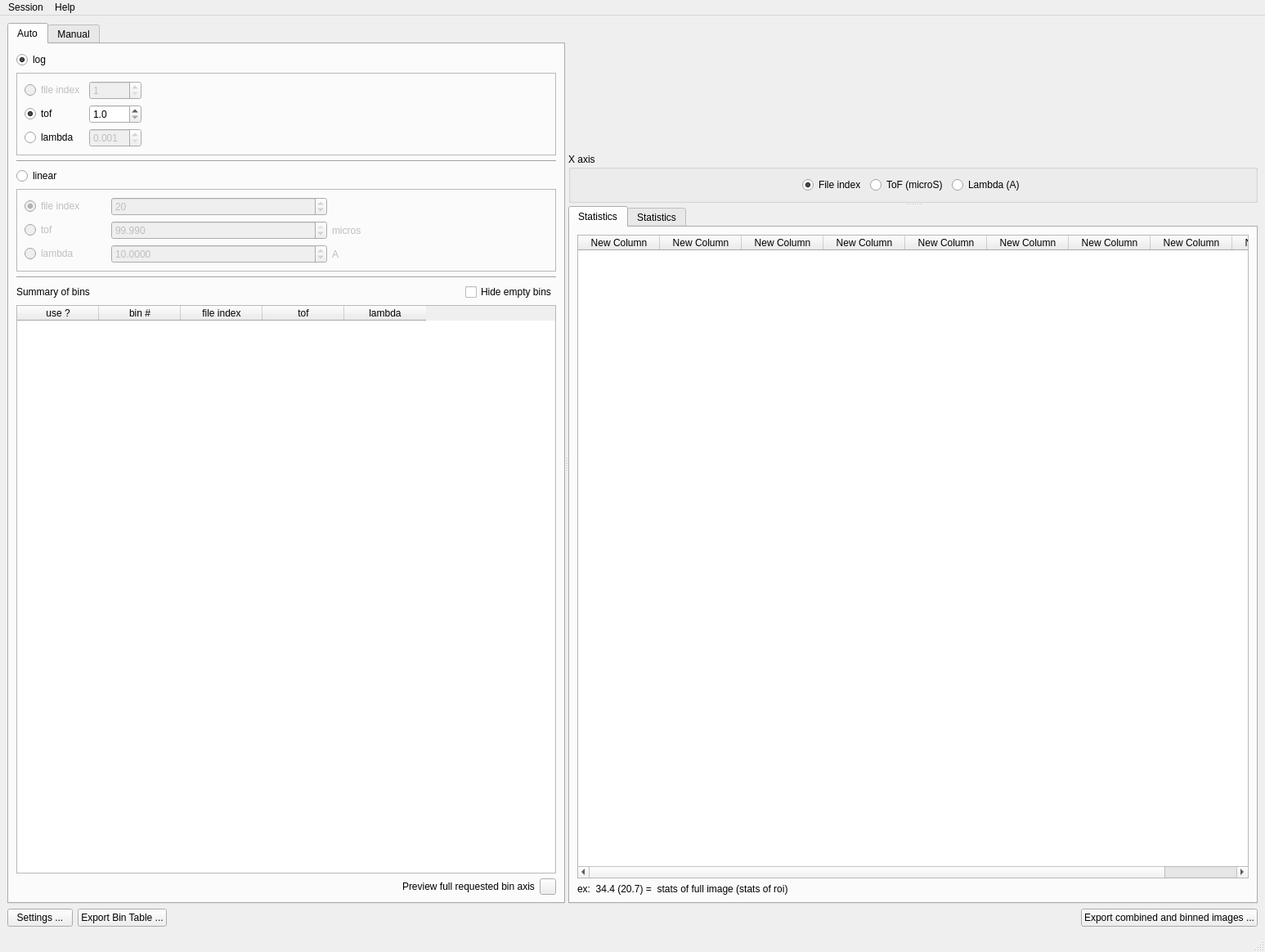
<?xml version="1.0" encoding="UTF-8"?>
<ui version="4.0">
 <class>MainWindow</class>
 <widget class="QMainWindow" name="MainWindow">
  <property name="geometry">
   <rect>
    <x>0</x>
    <y>0</y>
    <width>1547</width>
    <height>1164</height>
   </rect>
  </property>
  <property name="windowTitle">
   <string>maverick</string>
  </property>
  <widget class="QWidget" name="centralwidget">
   <layout class="QVBoxLayout" name="verticalLayout">
    <item>
     <widget class="QSplitter" name="bin_horizontal_splitter">
      <property name="orientation">
       <enum>Qt::Horizontal</enum>
      </property>
      <widget class="QTabWidget" name="bin_tabWidget">
       <property name="maximumSize">
        <size>
         <width>1677215</width>
         <height>16777215</height>
        </size>
       </property>
       <property name="currentIndex">
        <number>0</number>
       </property>
       <widget class="QWidget" name="tab">
        <attribute name="title">
         <string>Auto</string>
        </attribute>
        <layout class="QVBoxLayout" name="verticalLayout_3">
         <item>
          <widget class="QRadioButton" name="auto_log_radioButton">
           <property name="minimumSize">
            <size>
             <width>100</width>
             <height>0</height>
            </size>
           </property>
           <property name="maximumSize">
            <size>
             <width>100</width>
             <height>16777215</height>
            </size>
           </property>
           <property name="text">
            <string>log</string>
           </property>
           <property name="checked">
            <bool>true</bool>
           </property>
          </widget>
         </item>
         <item>
          <widget class="QFrame" name="bin_auto_log_frame">
           <property name="sizePolicy">
            <sizepolicy hsizetype="Minimum" vsizetype="Preferred">
             <horstretch>0</horstretch>
             <verstretch>0</verstretch>
            </sizepolicy>
           </property>
           <property name="frameShape">
            <enum>QFrame::StyledPanel</enum>
           </property>
           <property name="frameShadow">
            <enum>QFrame::Raised</enum>
           </property>
           <layout class="QGridLayout" name="gridLayout">
            <item row="0" column="0">
             <widget class="QRadioButton" name="bin_auto_log_file_index_radioButton">
              <property name="enabled">
               <bool>false</bool>
              </property>
              <property name="text">
               <string>file index</string>
              </property>
              <property name="checked">
               <bool>false</bool>
              </property>
             </widget>
            </item>
            <item row="1" column="0">
             <widget class="QRadioButton" name="bin_auto_log_tof_radioButton">
              <property name="text">
               <string>tof</string>
              </property>
              <property name="checked">
               <bool>true</bool>
              </property>
             </widget>
            </item>
            <item row="1" column="2">
             <spacer name="horizontalSpacer_6">
              <property name="orientation">
               <enum>Qt::Horizontal</enum>
              </property>
              <property name="sizeHint" stdset="0">
               <size>
                <width>40</width>
                <height>20</height>
               </size>
              </property>
             </spacer>
            </item>
            <item row="2" column="1">
             <widget class="QDoubleSpinBox" name="auto_log_lambda_doubleSpinBox">
              <property name="enabled">
               <bool>false</bool>
              </property>
              <property name="maximumSize">
               <size>
                <width>200</width>
                <height>16777215</height>
               </size>
              </property>
              <property name="decimals">
               <number>3</number>
              </property>
              <property name="minimum">
               <double>0.001000000000000</double>
              </property>
             </widget>
            </item>
            <item row="0" column="1">
             <widget class="QSpinBox" name="auto_log_file_index_spinBox">
              <property name="enabled">
               <bool>false</bool>
              </property>
              <property name="minimum">
               <number>1</number>
              </property>
              <property name="maximum">
               <number>2000</number>
              </property>
             </widget>
            </item>
            <item row="1" column="1">
             <widget class="QDoubleSpinBox" name="auto_log_tof_doubleSpinBox">
              <property name="enabled">
               <bool>true</bool>
              </property>
              <property name="maximumSize">
               <size>
                <width>200</width>
                <height>16777215</height>
               </size>
              </property>
              <property name="decimals">
               <number>1</number>
              </property>
              <property name="minimum">
               <double>1.000000000000000</double>
              </property>
             </widget>
            </item>
            <item row="2" column="0">
             <widget class="QRadioButton" name="bin_auto_log_lambda_radioButton">
              <property name="text">
               <string>lambda</string>
              </property>
             </widget>
            </item>
           </layout>
          </widget>
         </item>
         <item>
          <widget class="Line" name="line">
           <property name="orientation">
            <enum>Qt::Horizontal</enum>
           </property>
          </widget>
         </item>
         <item>
          <widget class="QRadioButton" name="auto_linear_radioButton">
           <property name="minimumSize">
            <size>
             <width>100</width>
             <height>0</height>
            </size>
           </property>
           <property name="maximumSize">
            <size>
             <width>100</width>
             <height>16777215</height>
            </size>
           </property>
           <property name="text">
            <string>linear</string>
           </property>
          </widget>
         </item>
         <item>
          <widget class="QFrame" name="bin_auto_linear_frame">
           <property name="enabled">
            <bool>false</bool>
           </property>
           <property name="sizePolicy">
            <sizepolicy hsizetype="Minimum" vsizetype="Preferred">
             <horstretch>0</horstretch>
             <verstretch>0</verstretch>
            </sizepolicy>
           </property>
           <property name="frameShape">
            <enum>QFrame::StyledPanel</enum>
           </property>
           <property name="frameShadow">
            <enum>QFrame::Raised</enum>
           </property>
           <layout class="QGridLayout" name="gridLayout_4">
            <item row="2" column="0">
             <widget class="QRadioButton" name="auto_linear_lambda_radioButton">
              <property name="text">
               <string>lambda</string>
              </property>
             </widget>
            </item>
            <item row="1" column="0">
             <widget class="QRadioButton" name="auto_linear_tof_radioButton">
              <property name="text">
               <string>tof</string>
              </property>
             </widget>
            </item>
            <item row="0" column="0">
             <widget class="QRadioButton" name="auto_linear_file_index_radioButton">
              <property name="minimumSize">
               <size>
                <width>50</width>
                <height>0</height>
               </size>
              </property>
              <property name="maximumSize">
               <size>
                <width>100</width>
                <height>16777215</height>
               </size>
              </property>
              <property name="text">
               <string>file index</string>
              </property>
              <property name="checked">
               <bool>true</bool>
              </property>
             </widget>
            </item>
            <item row="1" column="1">
             <widget class="QDoubleSpinBox" name="auto_linear_tof_doubleSpinBox">
              <property name="enabled">
               <bool>false</bool>
              </property>
              <property name="decimals">
               <number>3</number>
              </property>
              <property name="minimum">
               <double>1.000000000000000</double>
              </property>
              <property name="value">
               <double>99.989999999999995</double>
              </property>
             </widget>
            </item>
            <item row="2" column="1">
             <widget class="QDoubleSpinBox" name="auto_linear_lambda_doubleSpinBox">
              <property name="enabled">
               <bool>false</bool>
              </property>
              <property name="decimals">
               <number>4</number>
              </property>
              <property name="minimum">
               <double>0.000100000000000</double>
              </property>
              <property name="maximum">
               <double>20.000000000000000</double>
              </property>
              <property name="singleStep">
               <double>0.010000000000000</double>
              </property>
              <property name="value">
               <double>10.000000000000000</double>
              </property>
             </widget>
            </item>
            <item row="1" column="2">
             <widget class="QLabel" name="bin_auto_linear_tof_units_label">
              <property name="enabled">
               <bool>false</bool>
              </property>
              <property name="text">
               <string>micros</string>
              </property>
             </widget>
            </item>
            <item row="2" column="2">
             <widget class="QLabel" name="bin_auto_linear_lambda_units_label">
              <property name="enabled">
               <bool>false</bool>
              </property>
              <property name="text">
               <string>A</string>
              </property>
             </widget>
            </item>
            <item row="0" column="1">
             <widget class="QSpinBox" name="auto_linear_file_index_spinBox">
              <property name="minimum">
               <number>1</number>
              </property>
              <property name="maximum">
               <number>2000</number>
              </property>
              <property name="value">
               <number>20</number>
              </property>
             </widget>
            </item>
           </layout>
          </widget>
         </item>
         <item>
          <widget class="Line" name="line_2">
           <property name="orientation">
            <enum>Qt::Horizontal</enum>
           </property>
          </widget>
         </item>
         <item>
          <layout class="QHBoxLayout" name="horizontalLayout_6">
           <item>
            <widget class="QLabel" name="label_9">
             <property name="text">
              <string>Summary of bins</string>
             </property>
            </widget>
           </item>
           <item>
            <spacer name="horizontalSpacer_7">
             <property name="orientation">
              <enum>Qt::Horizontal</enum>
             </property>
             <property name="sizeHint" stdset="0">
              <size>
               <width>40</width>
               <height>20</height>
              </size>
             </property>
            </spacer>
           </item>
           <item>
            <widget class="QCheckBox" name="bin_auto_hide_empty_bins_checkBox">
             <property name="text">
              <string>Hide empty bins</string>
             </property>
            </widget>
           </item>
          </layout>
         </item>
         <item>
          <widget class="QTableWidget" name="bin_auto_tableWidget">
           <property name="contextMenuPolicy">
            <enum>Qt::CustomContextMenu</enum>
           </property>
           <property name="alternatingRowColors">
            <bool>true</bool>
           </property>
           <property name="selectionMode">
            <enum>QAbstractItemView::MultiSelection</enum>
           </property>
           <property name="selectionBehavior">
            <enum>QAbstractItemView::SelectRows</enum>
           </property>
           <attribute name="verticalHeaderVisible">
            <bool>false</bool>
           </attribute>
           <column>
            <property name="text">
             <string>use ?</string>
            </property>
           </column>
           <column>
            <property name="text">
             <string>bin #</string>
            </property>
           </column>
           <column>
            <property name="text">
             <string>file index</string>
            </property>
           </column>
           <column>
            <property name="text">
             <string>tof</string>
            </property>
           </column>
           <column>
            <property name="text">
             <string>lambda</string>
            </property>
           </column>
          </widget>
         </item>
         <item>
          <layout class="QHBoxLayout" name="horizontalLayout_7">
           <item>
            <spacer name="horizontalSpacer_8">
             <property name="orientation">
              <enum>Qt::Horizontal</enum>
             </property>
             <property name="sizeHint" stdset="0">
              <size>
               <width>40</width>
               <height>20</height>
              </size>
             </property>
            </spacer>
           </item>
           <item>
            <widget class="QLabel" name="label_8">
             <property name="text">
              <string>Preview full requested bin axis</string>
             </property>
            </widget>
           </item>
           <item>
            <widget class="QPushButton" name="visualize_auto_bins_axis_generated_pushButton">
             <property name="minimumSize">
              <size>
               <width>20</width>
               <height>20</height>
              </size>
             </property>
             <property name="maximumSize">
              <size>
               <width>20</width>
               <height>20</height>
              </size>
             </property>
             <property name="sizeIncrement">
              <size>
               <width>20</width>
               <height>0</height>
              </size>
             </property>
             <property name="toolTip">
              <string/>
             </property>
             <property name="toolTipDuration">
              <number>4</number>
             </property>
             <property name="whatsThis">
              <string extracomment="aa"/>
             </property>
             <property name="text">
              <string extracomment="bb"/>
             </property>
            </widget>
           </item>
          </layout>
         </item>
        </layout>
       </widget>
       <widget class="QWidget" name="tab_2">
        <attribute name="title">
         <string>Manual</string>
        </attribute>
        <layout class="QVBoxLayout" name="verticalLayout_4">
         <item>
          <layout class="QHBoxLayout" name="horizontalLayout_8">
           <item>
            <widget class="QPushButton" name="bin_import_auto_mode_table_button">
             <property name="text">
              <string>Import auto. mode table</string>
             </property>
            </widget>
           </item>
           <item>
            <spacer name="horizontalSpacer_9">
             <property name="orientation">
              <enum>Qt::Horizontal</enum>
             </property>
             <property name="sizeHint" stdset="0">
              <size>
               <width>40</width>
               <height>20</height>
              </size>
             </property>
            </spacer>
           </item>
           <item>
            <widget class="QPushButton" name="bin_manual_add_pushButton">
             <property name="minimumSize">
              <size>
               <width>100</width>
               <height>20</height>
              </size>
             </property>
             <property name="maximumSize">
              <size>
               <width>100</width>
               <height>20</height>
              </size>
             </property>
             <property name="text">
              <string>Add a new bin</string>
             </property>
            </widget>
           </item>
          </layout>
         </item>
         <item>
          <widget class="QTableWidget" name="bin_manual_tableWidget">
           <property name="contextMenuPolicy">
            <enum>Qt::CustomContextMenu</enum>
           </property>
           <property name="selectionMode">
            <enum>QAbstractItemView::SingleSelection</enum>
           </property>
           <property name="selectionBehavior">
            <enum>QAbstractItemView::SelectRows</enum>
           </property>
           <attribute name="verticalHeaderVisible">
            <bool>false</bool>
           </attribute>
           <column>
            <property name="text">
             <string>col0</string>
            </property>
           </column>
           <column>
            <property name="text">
             <string>col1</string>
            </property>
           </column>
           <column>
            <property name="text">
             <string>col2</string>
            </property>
           </column>
           <column>
            <property name="text">
             <string>col3</string>
            </property>
           </column>
          </widget>
         </item>
        </layout>
       </widget>
      </widget>
      <widget class="QSplitter" name="bin_vertical_splitter">
       <property name="orientation">
        <enum>Qt::Vertical</enum>
       </property>
       <widget class="QWidget" name="layoutWidget">
        <layout class="QVBoxLayout" name="verticalLayout_5">
         <item>
          <widget class="QWidget" name="bin_widget" native="true">
           <property name="sizePolicy">
            <sizepolicy hsizetype="Expanding" vsizetype="Expanding">
             <horstretch>0</horstretch>
             <verstretch>0</verstretch>
            </sizepolicy>
           </property>
          </widget>
         </item>
         <item>
          <widget class="QGroupBox" name="groupBox_3">
           <property name="title">
            <string>X axis</string>
           </property>
           <layout class="QHBoxLayout" name="horizontalLayout">
            <item>
             <spacer name="horizontalSpacer_2">
              <property name="orientation">
               <enum>Qt::Horizontal</enum>
              </property>
              <property name="sizeHint" stdset="0">
               <size>
                <width>40</width>
                <height>20</height>
               </size>
              </property>
             </spacer>
            </item>
            <item>
             <widget class="QRadioButton" name="bin_file_index_radioButton">
              <property name="text">
               <string>File index</string>
              </property>
              <property name="checked">
               <bool>true</bool>
              </property>
             </widget>
            </item>
            <item>
             <widget class="QRadioButton" name="bin_tof_radioButton">
              <property name="text">
               <string>ToF (microS)</string>
              </property>
             </widget>
            </item>
            <item>
             <widget class="QRadioButton" name="bin_lambda_radioButton">
              <property name="text">
               <string>Lambda (A)</string>
              </property>
             </widget>
            </item>
            <item>
             <spacer name="horizontalSpacer_3">
              <property name="orientation">
               <enum>Qt::Horizontal</enum>
              </property>
              <property name="sizeHint" stdset="0">
               <size>
                <width>40</width>
                <height>20</height>
               </size>
              </property>
             </spacer>
            </item>
           </layout>
          </widget>
         </item>
        </layout>
       </widget>
       <widget class="QTabWidget" name="stats_tabWidget">
        <property name="currentIndex">
         <number>0</number>
        </property>
        <widget class="QWidget" name="tab_6">
         <attribute name="title">
          <string>Statistics</string>
         </attribute>
         <layout class="QVBoxLayout" name="verticalLayout_11">
          <item>
           <widget class="QTableWidget" name="statistics_tableWidget">
            <column>
             <property name="text">
              <string>New Column</string>
             </property>
            </column>
            <column>
             <property name="text">
              <string>New Column</string>
             </property>
            </column>
            <column>
             <property name="text">
              <string>New Column</string>
             </property>
            </column>
            <column>
             <property name="text">
              <string>New Column</string>
             </property>
            </column>
            <column>
             <property name="text">
              <string>New Column</string>
             </property>
            </column>
            <column>
             <property name="text">
              <string>New Column</string>
             </property>
            </column>
            <column>
             <property name="text">
              <string>New Column</string>
             </property>
            </column>
            <column>
             <property name="text">
              <string>New Column</string>
             </property>
            </column>
            <column>
             <property name="text">
              <string>New Column</string>
             </property>
            </column>
           </widget>
          </item>
          <item>
           <widget class="QLabel" name="label_7">
            <property name="text">
             <string>ex:  34.4 (20.7) =  stats of full image (stats of roi)</string>
            </property>
           </widget>
          </item>
         </layout>
        </widget>
        <widget class="QWidget" name="tab_7">
         <attribute name="title">
          <string>Statistics</string>
         </attribute>
         <layout class="QVBoxLayout" name="verticalLayout_12">
          <item>
           <widget class="QComboBox" name="bin_stats_comboBox"/>
          </item>
          <item>
           <widget class="QWidget" name="statistics_plot_widget" native="true"/>
          </item>
         </layout>
        </widget>
       </widget>
      </widget>
     </widget>
    </item>
    <item>
     <layout class="QHBoxLayout" name="horizontalLayout_2">
      <item>
       <widget class="QPushButton" name="bin_settings_pushButton">
        <property name="text">
         <string>Settings ...</string>
        </property>
       </widget>
      </item>
      <item>
       <widget class="QPushButton" name="export_bin_table_pushButton">
        <property name="text">
         <string>Export Bin Table ...</string>
        </property>
       </widget>
      </item>
      <item>
       <spacer name="horizontalSpacer">
        <property name="orientation">
         <enum>Qt::Horizontal</enum>
        </property>
        <property name="sizeHint" stdset="0">
         <size>
          <width>40</width>
          <height>20</height>
         </size>
        </property>
       </spacer>
      </item>
      <item>
       <widget class="QPushButton" name="pushButton_3">
        <property name="text">
         <string>Export combined and binned images ...</string>
        </property>
       </widget>
      </item>
     </layout>
    </item>
   </layout>
  </widget>
  <widget class="QMenuBar" name="menubar">
   <property name="geometry">
    <rect>
     <x>0</x>
     <y>0</y>
     <width>1547</width>
     <height>24</height>
    </rect>
   </property>
   <widget class="QMenu" name="menuSession">
    <property name="title">
     <string>Session</string>
    </property>
    <addaction name="actionLoad"/>
    <addaction name="actionSave"/>
   </widget>
   <widget class="QMenu" name="menuHelp">
    <property name="title">
     <string>Help</string>
    </property>
    <addaction name="actionLog"/>
   </widget>
   <addaction name="menuSession"/>
   <addaction name="menuHelp"/>
  </widget>
  <widget class="QStatusBar" name="statusbar"/>
  <action name="actionLoad">
   <property name="text">
    <string>Load ...</string>
   </property>
   <property name="shortcut">
    <string>Ctrl+O</string>
   </property>
  </action>
  <action name="actionSave">
   <property name="text">
    <string>Save ...</string>
   </property>
   <property name="shortcut">
    <string>Ctrl+S</string>
   </property>
  </action>
  <action name="actionLog">
   <property name="text">
    <string>Log ...</string>
   </property>
   <property name="shortcut">
    <string>Ctrl+L</string>
   </property>
  </action>
 </widget>
 <resources/>
 <connections>
  <connection>
   <sender>actionLoad</sender>
   <signal>triggered()</signal>
   <receiver>MainWindow</receiver>
   <slot>session_load_clicked()</slot>
   <hints>
    <hint type="sourcelabel">
     <x>-1</x>
     <y>-1</y>
    </hint>
    <hint type="destinationlabel">
     <x>749</x>
     <y>491</y>
    </hint>
   </hints>
  </connection>
  <connection>
   <sender>actionSave</sender>
   <signal>triggered()</signal>
   <receiver>MainWindow</receiver>
   <slot>session_save_clicked()</slot>
   <hints>
    <hint type="sourcelabel">
     <x>-1</x>
     <y>-1</y>
    </hint>
    <hint type="destinationlabel">
     <x>749</x>
     <y>491</y>
    </hint>
   </hints>
  </connection>
  <connection>
   <sender>actionLog</sender>
   <signal>triggered()</signal>
   <receiver>MainWindow</receiver>
   <slot>help_log_clicked()</slot>
   <hints>
    <hint type="sourcelabel">
     <x>-1</x>
     <y>-1</y>
    </hint>
    <hint type="destinationlabel">
     <x>749</x>
     <y>491</y>
    </hint>
   </hints>
  </connection>
  <connection>
   <sender>bin_file_index_radioButton</sender>
   <signal>clicked()</signal>
   <receiver>MainWindow</receiver>
   <slot>bin_xaxis_changed()</slot>
   <hints>
    <hint type="sourcelabel">
     <x>1020</x>
     <y>200</y>
    </hint>
    <hint type="destinationlabel">
     <x>1002</x>
     <y>1</y>
    </hint>
   </hints>
  </connection>
  <connection>
   <sender>bin_tof_radioButton</sender>
   <signal>clicked()</signal>
   <receiver>MainWindow</receiver>
   <slot>bin_xaxis_changed()</slot>
   <hints>
    <hint type="sourcelabel">
     <x>1134</x>
     <y>200</y>
    </hint>
    <hint type="destinationlabel">
     <x>1143</x>
     <y>-3</y>
    </hint>
   </hints>
  </connection>
  <connection>
   <sender>bin_lambda_radioButton</sender>
   <signal>clicked()</signal>
   <receiver>MainWindow</receiver>
   <slot>bin_xaxis_changed()</slot>
   <hints>
    <hint type="sourcelabel">
     <x>1240</x>
     <y>200</y>
    </hint>
    <hint type="destinationlabel">
     <x>1307</x>
     <y>-4</y>
    </hint>
   </hints>
  </connection>
  <connection>
   <sender>bin_tabWidget</sender>
   <signal>currentChanged(int)</signal>
   <receiver>MainWindow</receiver>
   <slot>bin_auto_manual_tab_changed()</slot>
   <hints>
    <hint type="sourcelabel">
     <x>334</x>
     <y>77</y>
    </hint>
    <hint type="destinationlabel">
     <x>289</x>
     <y>25</y>
    </hint>
   </hints>
  </connection>
  <connection>
   <sender>auto_log_radioButton</sender>
   <signal>clicked()</signal>
   <receiver>MainWindow</receiver>
   <slot>bin_auto_log_linear_radioButton_changed()</slot>
   <hints>
    <hint type="sourcelabel">
     <x>67</x>
     <y>117</y>
    </hint>
    <hint type="destinationlabel">
     <x>7</x>
     <y>108</y>
    </hint>
   </hints>
  </connection>
  <connection>
   <sender>auto_linear_radioButton</sender>
   <signal>clicked()</signal>
   <receiver>MainWindow</receiver>
   <slot>bin_auto_log_linear_radioButton_changed()</slot>
   <hints>
    <hint type="sourcelabel">
     <x>74</x>
     <y>289</y>
    </hint>
    <hint type="destinationlabel">
     <x>8</x>
     <y>307</y>
    </hint>
   </hints>
  </connection>
  <connection>
   <sender>auto_log_lambda_doubleSpinBox</sender>
   <signal>editingFinished()</signal>
   <receiver>MainWindow</receiver>
   <slot>bin_auto_log_lambda_changed()</slot>
   <hints>
    <hint type="sourcelabel">
     <x>193</x>
     <y>228</y>
    </hint>
    <hint type="destinationlabel">
     <x>6</x>
     <y>231</y>
    </hint>
   </hints>
  </connection>
  <connection>
   <sender>auto_log_tof_doubleSpinBox</sender>
   <signal>editingFinished()</signal>
   <receiver>MainWindow</receiver>
   <slot>bin_auto_log_tof_changed()</slot>
   <hints>
    <hint type="sourcelabel">
     <x>181</x>
     <y>195</y>
    </hint>
    <hint type="destinationlabel">
     <x>6</x>
     <y>196</y>
    </hint>
   </hints>
  </connection>
  <connection>
   <sender>auto_linear_tof_doubleSpinBox</sender>
   <signal>editingFinished()</signal>
   <receiver>MainWindow</receiver>
   <slot>bin_auto_linear_tof_changed()</slot>
   <hints>
    <hint type="sourcelabel">
     <x>274</x>
     <y>367</y>
    </hint>
    <hint type="destinationlabel">
     <x>5</x>
     <y>399</y>
    </hint>
   </hints>
  </connection>
  <connection>
   <sender>auto_linear_lambda_doubleSpinBox</sender>
   <signal>editingFinished()</signal>
   <receiver>MainWindow</receiver>
   <slot>bin_auto_linear_lambda_changed()</slot>
   <hints>
    <hint type="sourcelabel">
     <x>283</x>
     <y>401</y>
    </hint>
    <hint type="destinationlabel">
     <x>6</x>
     <y>448</y>
    </hint>
   </hints>
  </connection>
  <connection>
   <sender>auto_linear_file_index_spinBox</sender>
   <signal>editingFinished()</signal>
   <receiver>MainWindow</receiver>
   <slot>bin_auto_linear_file_index_changed()</slot>
   <hints>
    <hint type="sourcelabel">
     <x>295</x>
     <y>333</y>
    </hint>
    <hint type="destinationlabel">
     <x>424</x>
     <y>25</y>
    </hint>
   </hints>
  </connection>
  <connection>
   <sender>auto_log_file_index_spinBox</sender>
   <signal>editingFinished()</signal>
   <receiver>MainWindow</receiver>
   <slot>bin_auto_log_file_index_changed()</slot>
   <hints>
    <hint type="sourcelabel">
     <x>178</x>
     <y>162</y>
    </hint>
    <hint type="destinationlabel">
     <x>396</x>
     <y>-11</y>
    </hint>
   </hints>
  </connection>
  <connection>
   <sender>auto_linear_file_index_radioButton</sender>
   <signal>clicked()</signal>
   <receiver>MainWindow</receiver>
   <slot>auto_linear_radioButton_changed()</slot>
   <hints>
    <hint type="sourcelabel">
     <x>110</x>
     <y>327</y>
    </hint>
    <hint type="destinationlabel">
     <x>6</x>
     <y>347</y>
    </hint>
   </hints>
  </connection>
  <connection>
   <sender>auto_linear_tof_radioButton</sender>
   <signal>clicked()</signal>
   <receiver>MainWindow</receiver>
   <slot>auto_linear_radioButton_changed()</slot>
   <hints>
    <hint type="sourcelabel">
     <x>95</x>
     <y>358</y>
    </hint>
    <hint type="destinationlabel">
     <x>5</x>
     <y>380</y>
    </hint>
   </hints>
  </connection>
  <connection>
   <sender>auto_linear_lambda_radioButton</sender>
   <signal>clicked()</signal>
   <receiver>MainWindow</receiver>
   <slot>auto_linear_radioButton_changed()</slot>
   <hints>
    <hint type="sourcelabel">
     <x>102</x>
     <y>393</y>
    </hint>
    <hint type="destinationlabel">
     <x>4</x>
     <y>430</y>
    </hint>
   </hints>
  </connection>
  <connection>
   <sender>bin_auto_log_file_index_radioButton</sender>
   <signal>clicked()</signal>
   <receiver>MainWindow</receiver>
   <slot>auto_log_radioButton_changed()</slot>
   <hints>
    <hint type="sourcelabel">
     <x>97</x>
     <y>154</y>
    </hint>
    <hint type="destinationlabel">
     <x>4</x>
     <y>159</y>
    </hint>
   </hints>
  </connection>
  <connection>
   <sender>bin_auto_log_tof_radioButton</sender>
   <signal>clicked()</signal>
   <receiver>MainWindow</receiver>
   <slot>auto_log_radioButton_changed()</slot>
   <hints>
    <hint type="sourcelabel">
     <x>88</x>
     <y>187</y>
    </hint>
    <hint type="destinationlabel">
     <x>6</x>
     <y>137</y>
    </hint>
   </hints>
  </connection>
  <connection>
   <sender>bin_auto_log_lambda_radioButton</sender>
   <signal>clicked()</signal>
   <receiver>MainWindow</receiver>
   <slot>auto_log_radioButton_changed()</slot>
   <hints>
    <hint type="sourcelabel">
     <x>120</x>
     <y>225</y>
    </hint>
    <hint type="destinationlabel">
     <x>5</x>
     <y>276</y>
    </hint>
   </hints>
  </connection>
  <connection>
   <sender>visualize_auto_bins_axis_generated_pushButton</sender>
   <signal>clicked()</signal>
   <receiver>MainWindow</receiver>
   <slot>bin_auto_visualize_axis_generated_button_clicked()</slot>
   <hints>
    <hint type="sourcelabel">
     <x>683</x>
     <y>706</y>
    </hint>
    <hint type="destinationlabel">
     <x>7</x>
     <y>515</y>
    </hint>
   </hints>
  </connection>
  <connection>
   <sender>bin_auto_hide_empty_bins_checkBox</sender>
   <signal>clicked()</signal>
   <receiver>MainWindow</receiver>
   <slot>bin_auto_hide_empty_bins()</slot>
   <hints>
    <hint type="sourcelabel">
     <x>683</x>
     <y>462</y>
    </hint>
    <hint type="destinationlabel">
     <x>4</x>
     <y>585</y>
    </hint>
   </hints>
  </connection>
  <connection>
   <sender>bin_auto_tableWidget</sender>
   <signal>customContextMenuRequested(QPoint)</signal>
   <receiver>MainWindow</receiver>
   <slot>bin_auto_table_right_clicked()</slot>
   <hints>
    <hint type="sourcelabel">
     <x>397</x>
     <y>602</y>
    </hint>
    <hint type="destinationlabel">
     <x>4</x>
     <y>680</y>
    </hint>
   </hints>
  </connection>
  <connection>
   <sender>bin_auto_tableWidget</sender>
   <signal>itemSelectionChanged()</signal>
   <receiver>MainWindow</receiver>
   <slot>bin_auto_table_selection_changed()</slot>
   <hints>
    <hint type="sourcelabel">
     <x>263</x>
     <y>541</y>
    </hint>
    <hint type="destinationlabel">
     <x>5</x>
     <y>633</y>
    </hint>
   </hints>
  </connection>
  <connection>
   <sender>bin_manual_add_pushButton</sender>
   <signal>clicked()</signal>
   <receiver>MainWindow</receiver>
   <slot>bin_manual_add_bin_clicked()</slot>
   <hints>
    <hint type="sourcelabel">
     <x>683</x>
     <y>131</y>
    </hint>
    <hint type="destinationlabel">
     <x>6</x>
     <y>189</y>
    </hint>
   </hints>
  </connection>
  <connection>
   <sender>bin_import_auto_mode_table_button</sender>
   <signal>clicked()</signal>
   <receiver>MainWindow</receiver>
   <slot>bin_manual_populate_table_with_auto_mode_bins_clicked()</slot>
   <hints>
    <hint type="sourcelabel">
     <x>157</x>
     <y>135</y>
    </hint>
    <hint type="destinationlabel">
     <x>5</x>
     <y>35</y>
    </hint>
   </hints>
  </connection>
  <connection>
   <sender>bin_manual_tableWidget</sender>
   <signal>customContextMenuRequested(QPoint)</signal>
   <receiver>MainWindow</receiver>
   <slot>bin_manual_table_right_click()</slot>
   <hints>
    <hint type="sourcelabel">
     <x>135</x>
     <y>229</y>
    </hint>
    <hint type="destinationlabel">
     <x>6</x>
     <y>566</y>
    </hint>
   </hints>
  </connection>
  <connection>
   <sender>bin_stats_comboBox</sender>
   <signal>currentIndexChanged(int)</signal>
   <receiver>MainWindow</receiver>
   <slot>bin_statistics_comboBox_changed()</slot>
   <hints>
    <hint type="sourcelabel">
     <x>799</x>
     <y>260</y>
    </hint>
    <hint type="destinationlabel">
     <x>1493</x>
     <y>448</y>
    </hint>
   </hints>
  </connection>
  <connection>
   <sender>pushButton_3</sender>
   <signal>clicked()</signal>
   <receiver>MainWindow</receiver>
   <slot>export_combined_and_binned_images_clicked()</slot>
   <hints>
    <hint type="sourcelabel">
     <x>1265</x>
     <y>833</y>
    </hint>
    <hint type="destinationlabel">
     <x>1496</x>
     <y>917</y>
    </hint>
   </hints>
  </connection>
  <connection>
   <sender>bin_settings_pushButton</sender>
   <signal>clicked()</signal>
   <receiver>MainWindow</receiver>
   <slot>bin_settings_clicked()</slot>
   <hints>
    <hint type="sourcelabel">
     <x>78</x>
     <y>835</y>
    </hint>
    <hint type="destinationlabel">
     <x>112</x>
     <y>952</y>
    </hint>
   </hints>
  </connection>
  <connection>
   <sender>export_bin_table_pushButton</sender>
   <signal>clicked()</signal>
   <receiver>MainWindow</receiver>
   <slot>bin_export_table_pushButton_clicked()</slot>
   <hints>
    <hint type="sourcelabel">
     <x>233</x>
     <y>838</y>
    </hint>
    <hint type="destinationlabel">
     <x>5</x>
     <y>802</y>
    </hint>
   </hints>
  </connection>
 </connections>
 <slots>
  <slot>session_load_clicked()</slot>
  <slot>session_save_clicked()</slot>
  <slot>help_log_clicked()</slot>
  <slot>select_top_folder_button_clicked()</slot>
  <slot>time_spectra_preview_clicked()</slot>
  <slot>combine_algorithm_changed()</slot>
  <slot>refresh_table_clicked()</slot>
  <slot>combine_instrument_settings_changed()</slot>
  <slot>bin_xaxis_changed()</slot>
  <slot>combine_bin_tab_changed()</slot>
  <slot>bin_auto_radioButton_clicked()</slot>
  <slot>bin_auto_log_linear_radioButton_changed()</slot>
  <slot>bin_auto_log_lambda_changed()</slot>
  <slot>bin_auto_log_tof_changed()</slot>
  <slot>bin_auto_log_file_index_changed()</slot>
  <slot>bin_auto_linear_file_index_changed()</slot>
  <slot>bin_auto_linear_tof_changed()</slot>
  <slot>bin_auto_linear_lambda_changed()</slot>
  <slot>auto_linear_radioButton_changed()</slot>
  <slot>auto_log_radioButton_changed()</slot>
  <slot>bin_auto_visualize_axis_generated_button_clicked()</slot>
  <slot>bin_auto_hide_empty_bins()</slot>
  <slot>bin_auto_table_right_clicked()</slot>
  <slot>bin_auto_table_selection_changed()</slot>
  <slot>bin_auto_table_selection_with_keyboard_changed()</slot>
  <slot>bin_auto_manual_tab_changed()</slot>
  <slot>bin_manual_add_bin_clicked()</slot>
  <slot>bin_manual_populate_table_with_auto_mode_bins_clicked()</slot>
  <slot>bin_manual_table_right_click()</slot>
  <slot>bin_statistics_comboBox_changed()</slot>
  <slot>export_combined_and_binned_images_clicked()</slot>
  <slot>bin_settings_clicked()</slot>
  <slot>bin_export_table_pushButton_clicked()</slot>
 </slots>
</ui>
